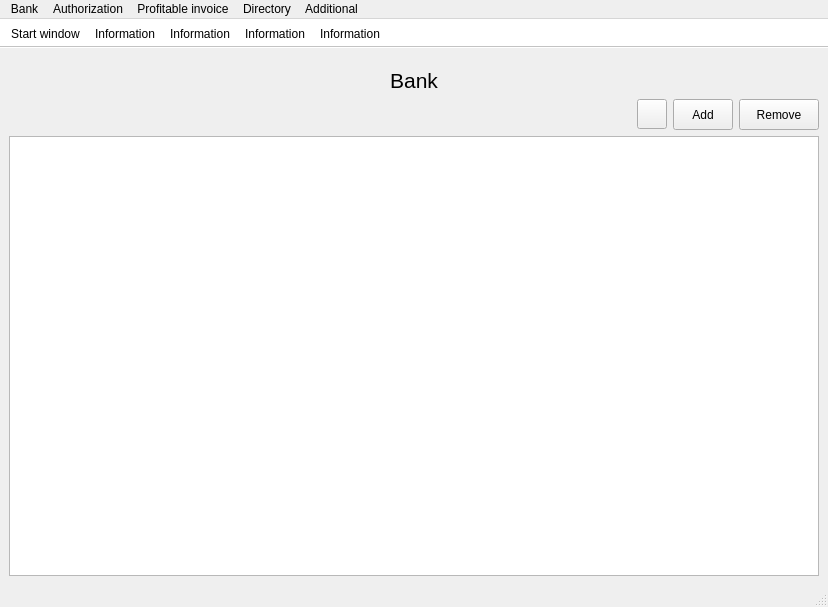
<?xml version="1.0" encoding="UTF-8"?>
<ui version="4.0">
 <class>BankInf</class>
 <widget class="QMainWindow" name="BankInf">
  <property name="geometry">
   <rect>
    <x>0</x>
    <y>0</y>
    <width>828</width>
    <height>607</height>
   </rect>
  </property>
  <property name="windowTitle">
   <string>Accounting system</string>
  </property>
  <widget class="QWidget" name="centralwidget">
   <layout class="QVBoxLayout" name="verticalLayout">
    <property name="topMargin">
     <number>20</number>
    </property>
    <item>
     <widget class="QLabel" name="label">
      <property name="font">
       <font>
        <pointsize>16</pointsize>
       </font>
      </property>
      <property name="text">
       <string>Bank</string>
      </property>
      <property name="alignment">
       <set>Qt::AlignCenter</set>
      </property>
     </widget>
    </item>
    <item>
     <layout class="QHBoxLayout" name="horizontalLayout">
      <item>
       <spacer name="horizontalSpacer">
        <property name="orientation">
         <enum>Qt::Horizontal</enum>
        </property>
        <property name="sizeHint" stdset="0">
         <size>
          <width>40</width>
          <height>20</height>
         </size>
        </property>
       </spacer>
      </item>
      <item>
       <widget class="QPushButton" name="pushButton_3">
        <property name="maximumSize">
         <size>
          <width>30</width>
          <height>30</height>
         </size>
        </property>
        <property name="text">
         <string/>
        </property>
        <property name="icon">
         <iconset resource="resource.qrc">
          <normaloff>:/image/res/menu/free-icon-font-refresh-3917293.png</normaloff>:/image/res/menu/free-icon-font-refresh-3917293.png</iconset>
        </property>
        <property name="iconSize">
         <size>
          <width>20</width>
          <height>20</height>
         </size>
        </property>
       </widget>
      </item>
      <item>
       <widget class="QPushButton" name="pushButton">
        <property name="minimumSize">
         <size>
          <width>0</width>
          <height>31</height>
         </size>
        </property>
        <property name="maximumSize">
         <size>
          <width>60</width>
          <height>16777215</height>
         </size>
        </property>
        <property name="text">
         <string>Add</string>
        </property>
       </widget>
      </item>
      <item>
       <widget class="QPushButton" name="pushButton_2">
        <property name="minimumSize">
         <size>
          <width>0</width>
          <height>31</height>
         </size>
        </property>
        <property name="maximumSize">
         <size>
          <width>100</width>
          <height>16777215</height>
         </size>
        </property>
        <property name="text">
         <string>Remove</string>
        </property>
       </widget>
      </item>
     </layout>
    </item>
    <item>
     <widget class="QTableView" name="tableView"/>
    </item>
   </layout>
  </widget>
  <widget class="QMenuBar" name="menubar">
   <property name="geometry">
    <rect>
     <x>0</x>
     <y>0</y>
     <width>828</width>
     <height>26</height>
    </rect>
   </property>
   <widget class="QMenu" name="menuBank">
    <property name="title">
     <string>Bank</string>
    </property>
    <addaction name="separator"/>
    <addaction name="bank"/>
    <addaction name="bank_add"/>
   </widget>
   <widget class="QMenu" name="menuAuthorization">
    <property name="title">
     <string>Authorization</string>
    </property>
    <addaction name="auth"/>
   </widget>
   <widget class="QMenu" name="menuAdditional_invoice">
    <property name="title">
     <string>Profitable invoice</string>
    </property>
    <addaction name="invoice"/>
    <addaction name="invoice_add"/>
   </widget>
   <widget class="QMenu" name="menuDirectory">
    <property name="title">
     <string>Directory</string>
    </property>
    <addaction name="warehouse"/>
   </widget>
   <widget class="QMenu" name="menuAdditional">
    <property name="title">
     <string>Additional</string>
    </property>
    <addaction name="start_win"/>
   </widget>
   <addaction name="menuBank"/>
   <addaction name="menuAuthorization"/>
   <addaction name="menuAdditional_invoice"/>
   <addaction name="menuDirectory"/>
   <addaction name="menuAdditional"/>
  </widget>
  <widget class="QStatusBar" name="statusbar"/>
  <widget class="QToolBar" name="toolBar">
   <property name="windowTitle">
    <string>toolBar</string>
   </property>
   <property name="styleSheet">
    <string notr="true">background: white;</string>
   </property>
   <property name="movable">
    <bool>false</bool>
   </property>
   <attribute name="toolBarArea">
    <enum>TopToolBarArea</enum>
   </attribute>
   <attribute name="toolBarBreak">
    <bool>false</bool>
   </attribute>
   <addaction name="start_win"/>
   <addaction name="bank"/>
   <addaction name="auth"/>
   <addaction name="invoice"/>
   <addaction name="warehouse"/>
  </widget>
  <action name="bank">
   <property name="icon">
    <iconset resource="resource.qrc">
     <normaloff>:/image/res/menu/bank (1).png</normaloff>:/image/res/menu/bank (1).png</iconset>
   </property>
   <property name="text">
    <string>Information</string>
   </property>
  </action>
  <action name="bank_add">
   <property name="icon">
    <iconset resource="resource.qrc">
     <normaloff>:/image/res/menu/free-icon-add-8387523.png</normaloff>:/image/res/menu/free-icon-add-8387523.png</iconset>
   </property>
   <property name="text">
    <string>Add</string>
   </property>
  </action>
  <action name="auth">
   <property name="icon">
    <iconset resource="resource.qrc">
     <normaloff>:/image/res/menu/authorization.png</normaloff>:/image/res/menu/authorization.png</iconset>
   </property>
   <property name="text">
    <string>Information</string>
   </property>
  </action>
  <action name="invoice">
   <property name="icon">
    <iconset resource="resource.qrc">
     <normaloff>:/image/res/menu/invoice.png</normaloff>:/image/res/menu/invoice.png</iconset>
   </property>
   <property name="text">
    <string>Information</string>
   </property>
  </action>
  <action name="invoice_add">
   <property name="icon">
    <iconset resource="resource.qrc">
     <normaloff>:/image/res/menu/free-icon-add-8387523.png</normaloff>:/image/res/menu/free-icon-add-8387523.png</iconset>
   </property>
   <property name="text">
    <string>Add</string>
   </property>
  </action>
  <action name="warehouse">
   <property name="icon">
    <iconset resource="resource.qrc">
     <normaloff>:/image/res/menu/root-directory.png</normaloff>:/image/res/menu/root-directory.png</iconset>
   </property>
   <property name="text">
    <string>Information</string>
   </property>
  </action>
  <action name="start_win">
   <property name="icon">
    <iconset resource="resource.qrc">
     <normaloff>:/image/res/menu/main-menu (1).png</normaloff>:/image/res/menu/main-menu (1).png</iconset>
   </property>
   <property name="text">
    <string>Start window</string>
   </property>
  </action>
 </widget>
 <resources>
  <include location="resource.qrc"/>
 </resources>
 <connections/>
</ui>
